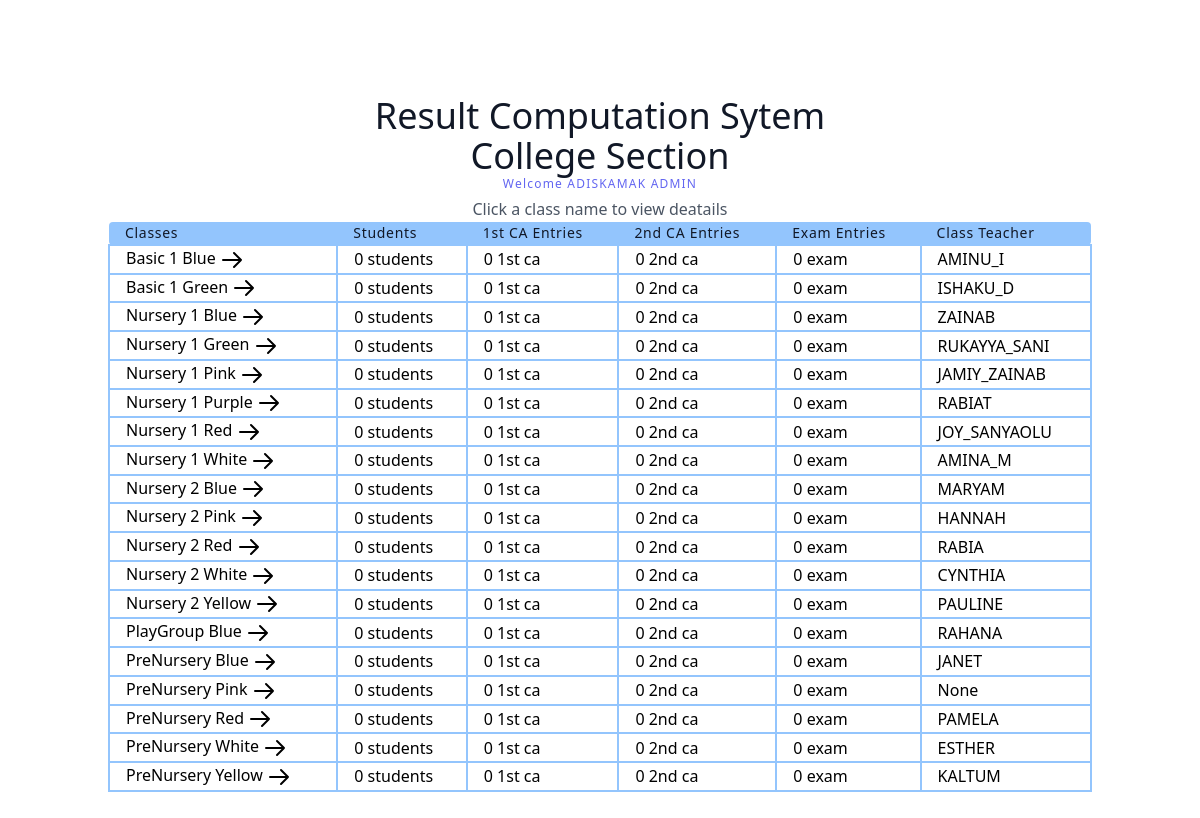
/classList/ (signed in), run on an earlier commit of the app's database.
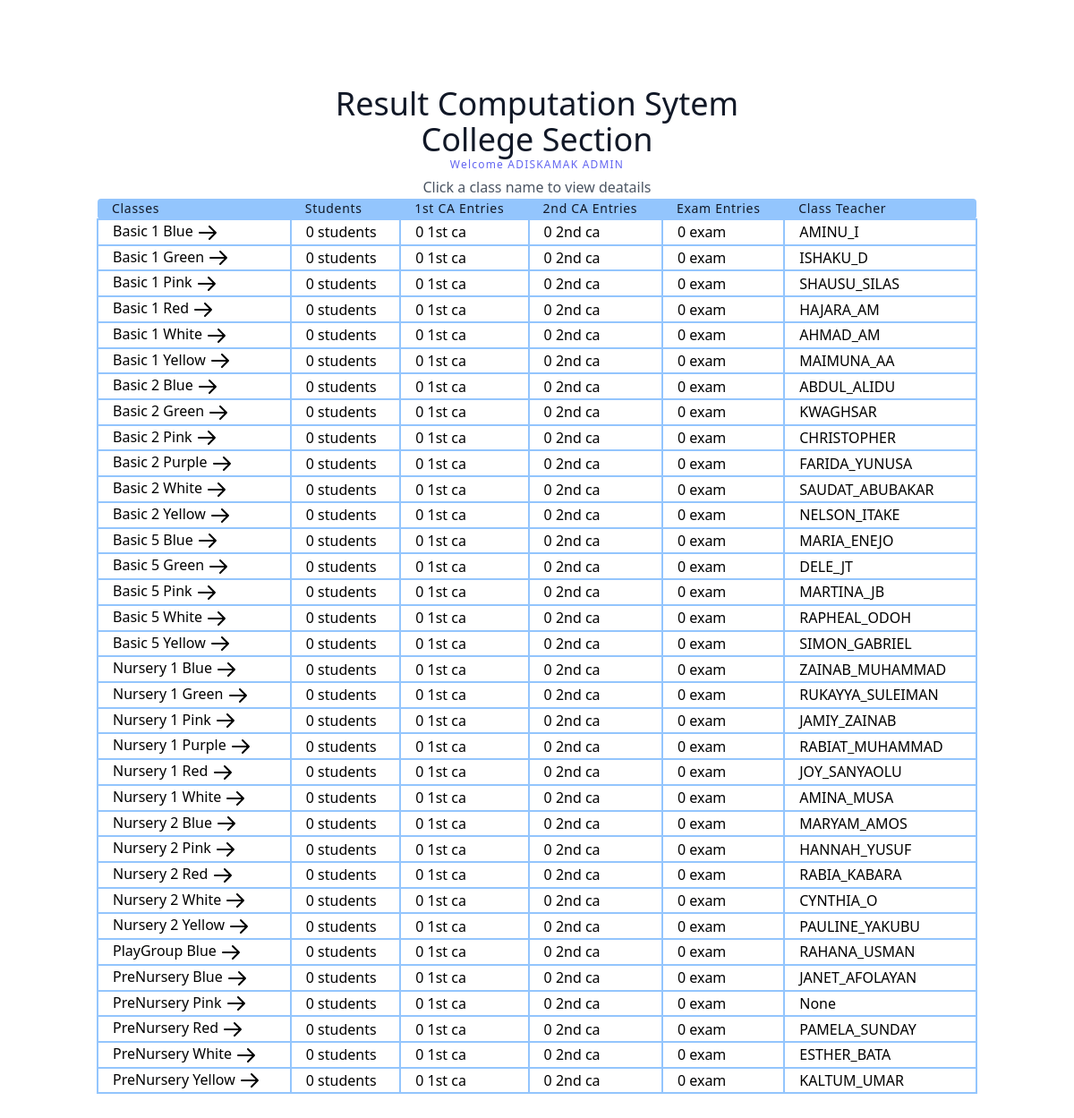
And on a later commit of the database.
### users/models.py (models this page shows, shortened)
class User(AbstractUser):
    class Role(models.TextChoices):
        ADMIN = 'admin'
        TEACHER = 'teacher'
        STUDENT = 'student'
    base_role = Role.TEACHER
    role = models.CharField(max_length=10, choices= Role.choices , null=True, blank=True)
    section = models.ForeignKey('result.section', on_delete=models.SET_NULL, null=True , blank=True)
    class Meta:
        db_table = 'auth_user'
    def __str__(self):
        return self.username

### result/models.py (models this page shows, shortened)
class section(models.Model):
    sectionName = models.CharField(max_length=100 , unique=True)
    def __str__(self):
        return self.sectionName

class classArmTeacher(models.Model):
    className = models.ForeignKey(all_class, on_delete=models.CASCADE, null=True)
    classArm = models.ForeignKey(classArm, related_name='classArm', on_delete=models.CASCADE, null=True)
    classTeacher = models.ForeignKey(User, on_delete=models.SET_NULL, null=True)
    date = models.DateTimeField(auto_now_add=True)
    class Meta:
        ordering = ['className']

class all_class(models.Model):
    className = models.CharField(max_length=100 , unique=True)
    section = models.ForeignKey(section, on_delete=models.CASCADE, null=True)
    complete = models.BooleanField(default=False)
    date = models.DateTimeField(auto_now_add=True)
    def __str__(self):
        return self.className
    class Meta:
        ordering = ['className']

class classArm(models.Model):
    armName = models.CharField(max_length=100 , unique=True)
    def __str__(self):
        return self.armName
    class Meta:
        ordering = ['armName']

### result/views.py (the view)
# urls.py: path('classList/', classList.as_view(), name='classList'),
class classList(ListView):
    model = classArmTeacher
    template_name = 'result/classList.html'
    def get_context_data(self, **kwargs):
        context = super(classList, self).get_context_data(**kwargs)
        if self.request.user.is_staff:
            context['all_class'] = classArmTeacher.objects.all()
        else:
            context['all_class'] = classArmTeacher.objects.filter(classTeacher_id = self.request.user.id)
        return context

### result/templates/result/classList.html (shortened to what this page needs)
<script src="https://cdn.tailwindcss.com"></script>
<link rel="stylesheet" href="https://cdn.tailgrids.com/tailgrids-fallback.css" />
<section class="text-gray-600 body-font">
   <div class="container px-5 py-24 mx-auto">
     <div class="flex flex-col text-center w-full">
       <h1 class="sm:text-4xl text-3xl font-medium title-font text-gray-900">Result Computation Sytem</h1>
       <h1 class="sm:text-4xl text-3xl font-medium title-font text-gray-900">{{ user.section }} Section</h1>
       <h2 class="text-xs text-indigo-500 tracking-widest font-medium title-font mb-1">Welcome {{user.username}} {{user.role}}</h2>
       <p class=" mx-auto leading-relaxed text-base">Click a class name to view deatails</p>
     </div>
     <div class="w-full mx-auto">
       <table class="table-auto w-full text-left whitespace-no-wrap">
         <thead>
           <tr>
             <th class="px-4 title-font tracking-wider font-medium text-gray-900 text-sm bg-blue-300 rounded-tl rounded-bl">Classes</th>
             <th class="px-4 title-font tracking-wider font-medium text-gray-900 text-sm bg-blue-300">Students</th>
             <th class="px-4 title-font tracking-wider font-medium text-gray-900 text-sm bg-blue-300">1st CA Entries</th>
             <th class="px-4 title-font tracking-wider font-medium text-gray-900 text-sm bg-blue-300">2nd CA Entries</th>
               <th class="px-4 title-font tracking-wider font-medium text-gray-900 text-sm bg-blue-300">Exam Entries</th>
             <th class="px-4 title-font tracking-wider font-medium text-gray-900 text-sm bg-blue-300 rounded-tr rounded-br">Class Teacher</th>
           </tr>
         </thead>
         <tbody>
            {% for class in all_class %}
           <tr>
             <td class="hover:bg-green-300 px-4 border-2 border-blue-300">
               <a href="{% url 'result:classDetails' class.id %}">
                {{ class.className }} {{ class.classArm }}
                <svg xmlns="http://www.w3.org/2000/svg" class="h-6 w-6 inline-block" fill="none" viewBox="0 0 24 24" stroke="currentColor">
              </a>
            </td>
             <td class="px-4 border-2 border-blue-300">0 students</td>
             <td class="px-4 border-2 border-blue-300">0 1st ca</td>
             <td class="px-4 border-2 border-blue-300">0 2nd ca</td>
             <td class="px-4 border-2 border-blue-300">0 exam</td>
             <td class="px-4 border-2 border-blue-300"> {{ class.classTeacher }} </td>
           </tr>
           {% empty %}
             <h1 class="text-gray-900">No Results</h1>
             {% endfor %}
         </tbody>
       </table>
     </div>
   </div>
 </section>

What changed in the data, as far as the page shows it:
added classArmTeacher: className "Basic 1", classArm "Pink", classTeacher "SHAUSU_SILAS"
added classArmTeacher: className "Basic 1", classArm "Red", classTeacher "HAJARA_AM"
added classArmTeacher: className "Basic 1", classArm "White", classTeacher "AHMAD_AM"
added classArmTeacher: className "Basic 1", classArm "Yellow", classTeacher "MAIMUNA_AA"
added classArmTeacher: className "Basic 2", classArm "Blue", classTeacher "ABDUL_ALIDU"
added classArmTeacher: className "Basic 2", classArm "Green", classTeacher "KWAGHSAR"
added classArmTeacher: className "Basic 2", classArm "Pink", classTeacher "CHRISTOPHER"
added classArmTeacher: className "Basic 2", classArm "Purple", classTeacher "FARIDA_YUNUSA"
added classArmTeacher: className "Basic 2", classArm "White", classTeacher "SAUDAT_ABUBAKAR"
added classArmTeacher: className "Basic 2", classArm "Yellow", classTeacher "NELSON_ITAKE"
added classArmTeacher: className "Basic 5", classArm "Blue", classTeacher "MARIA_ENEJO"
added classArmTeacher: className "Basic 5", classArm "Green", classTeacher "DELE_JT"
added classArmTeacher: className "Basic 5", classArm "Pink", classTeacher "MARTINA_JB"
added classArmTeacher: className "Basic 5", classArm "White", classTeacher "RAPHEAL_ODOH"
added classArmTeacher: className "Basic 5", classArm "Yellow", classTeacher "SIMON_GABRIEL"
changed through a linked row, classArmTeacher: classTeacher "ZAINAB" → "ZAINAB_MUHAMMAD"
changed through a linked row, classArmTeacher: classTeacher "RUKAYYA_SANI" → "RUKAYYA_SULEIMAN"
changed through a linked row, classArmTeacher: classTeacher "RABIAT" → "RABIAT_MUHAMMAD"
changed through a linked row, classArmTeacher: classTeacher "AMINA_M" → "AMINA_MUSA"
changed through a linked row, classArmTeacher: classTeacher "MARYAM" → "MARYAM_AMOS"
changed through a linked row, classArmTeacher: classTeacher "HANNAH" → "HANNAH_YUSUF"
changed through a linked row, classArmTeacher: classTeacher "RABIA" → "RABIA_KABARA"
changed through a linked row, classArmTeacher: classTeacher "CYNTHIA" → "CYNTHIA_O"
changed through a linked row, classArmTeacher: classTeacher "PAULINE" → "PAULINE_YAKUBU"
changed through a linked row, classArmTeacher "PlayGroup": classTeacher "RAHANA" → "RAHANA_USMAN"
changed through a linked row, classArmTeacher: classTeacher "JANET" → "JANET_AFOLAYAN"
changed through a linked row, classArmTeacher: classTeacher "PAMELA" → "PAMELA_SUNDAY"
changed through a linked row, classArmTeacher: classTeacher "ESTHER" → "ESTHER_BATA"
changed through a linked row, classArmTeacher: classTeacher "KALTUM" → "KALTUM_UMAR"
